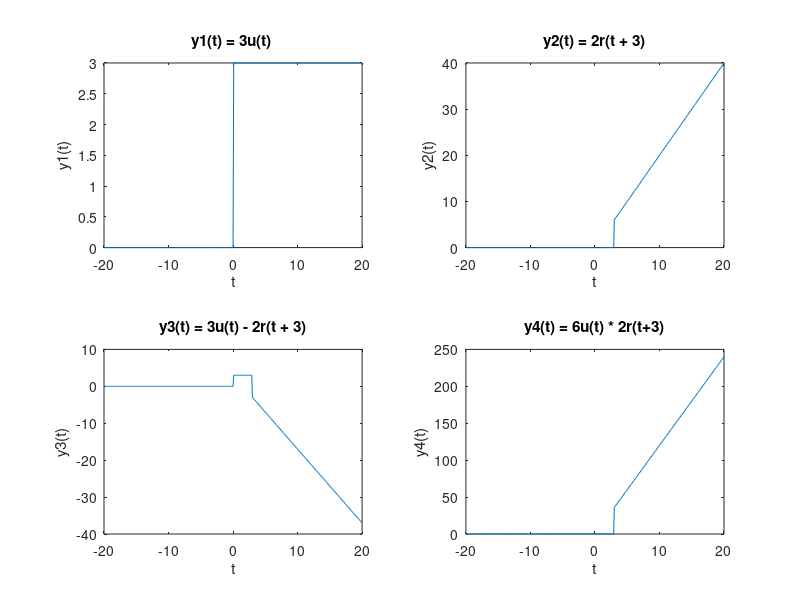

Here is the MATLAB script that generated this plot:
t = -20:0.1:20;

function [y] = u(t, step)
    for i = 1:length(t)
        if ((t(i) - step) > 0)
            y(i) = 1;
        elseif ((t(i) - step) < 0)
            y(i) = 0;
        end
    end
end

function [y] = r(t, step)
    for i = 1:length(t)
        if ((t(i) - step) >= 0)
            y(i) = t(i);
        else
            y(i) = 0;
        end
    end
end

y1 = 3 .* u(t, 0);
y2 = 2 .* r(t, 3);
y3 = 3 .* u(t, 0) - 2 .* r(t, 3);
y4 = 6 .* u(t, 0) * 2 .* r(t, 3);

subplot(2, 2, 1);
plot(t, y1);
title("y1(t) = 3u(t) ");
xlabel("t");
ylabel("y1(t)");

subplot(2, 2, 2);
plot(t, y2);
title("y2(t) = 2r(t + 3)");
xlabel("t");
ylabel("y2(t)");

subplot(2, 2, 3);
plot(t, y3);
title("y3(t) = 3u(t) - 2r(t + 3)");
xlabel("t");
ylabel("y3(t)");

subplot(2, 2, 4);
plot(t, y4);
title("y4(t) = 6u(t) * 2r(t+3)");
xlabel("t");
ylabel("y4(t)");

